Frame 1 (no input): blank canvas, image omitted
Frame 60 (no input): blank canvas, image omitted
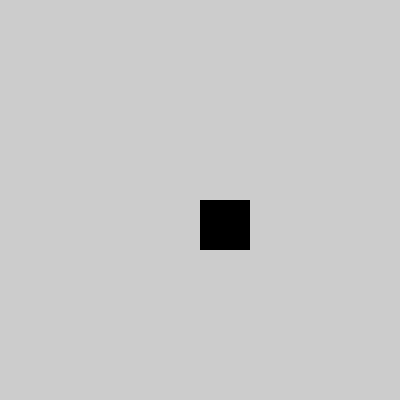
Frame 120 (the mouse pressed at the canvas centre since frame 60)

The p5.js sketch whose frames 1 and 60 were blank and that drew this single picture after the mouse press (run headless with seeded random() and noise() and a simulated clock; from frame 60 on, the mouse is pressed at the canvas centre):

// p5.js sketch
// ── sketch.js
function setup() {
  createCanvas(400, 400);
  noStroke();
  fill(0);
}

function draw() {
  background(204);
  if(mouseIsPressed == true) {
    if(mouseButton == LEFT) {
    rect(mouseX, mouseY, 50, 50);
}
}
if(mouseIsPressed == true) {
  if(mouseButton == RIGHT) {
    ellipse(mouseX, mouseY, 50, 50);
  }
}
}
